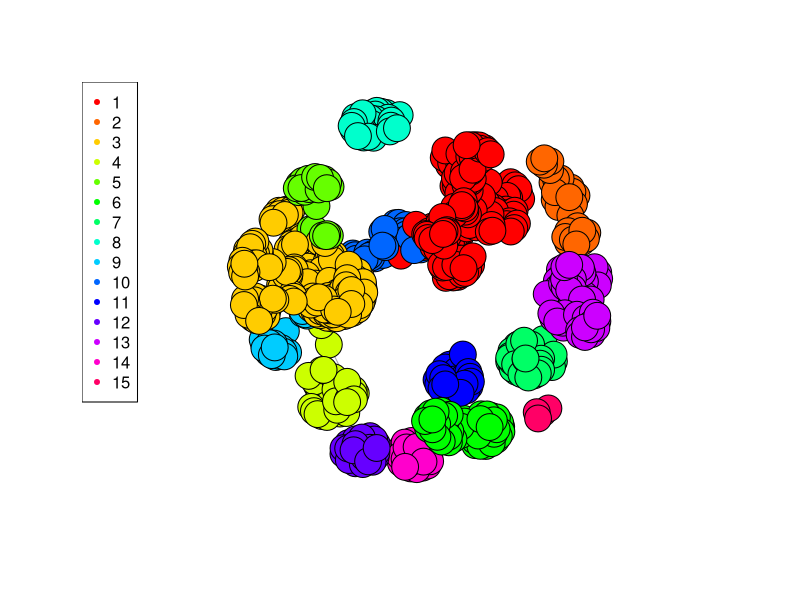

The R source for this figure:
## ---- chunk 1
#install.packages("dplyr")
#install.packages("stringi")
#install.packages("igraph")
library(dplyr)
library(stringi)
library(igraph)
## ---- chunk 2
df <- read.csv(file = 'football_competitions.csv')
head(df)
## ---- chunk 3
str(df)
## ---- chunk 4
max(df$pl_pi - df$pl_w - df$pl_d -df$pl_l)
## ---- chunk 5
min(df$pl_pi)
## ---- chunk 6
comp_variation <- (df %>% group_by(df$competition) %>% summarise(pl_pi = sd(pl_pi)))
comp_variation <- comp_variation[comp_variation$pl_pi > 0,]
comp_variation
df[df$competition %in% comp_variation$'df$competition',c('competition','pl_team','pl_pi')]
## ---- chunk 7
max(df$pl_a - df$pl_f + df$pl_gd)
## ---- chunk 8
stri_match("American MLS League - Western Conference 2020/21", regex="(.*?)[ ]*([^ ]*\\d)$")
stri_match("American MLS League - Western Conference", regex="(.*?)[ ]*-[ ]*(.*)")
## ---- chunk 9
df_clean <- df[,c('pl_w','pl_d','pl_l','pl_f','pl_a','pl_pts')]

intermediate_comp <- stri_match(df$competition, regex="(.*?)[ ]*([^ ]*\\d)$")
intermediate_comp_name <- stri_match(intermediate_comp[,2], regex="(.*?)[ ]+-[ ]+(.*)")
df_clean[is.na(intermediate_comp_name[,1]), 'comp'] <- intermediate_comp[is.na(intermediate_comp_name[,1]),2]
df_clean[is.na(intermediate_comp_name[,1]), 'group'] <- NA
df_clean[!is.na(intermediate_comp_name[,1]), 'comp'] <- intermediate_comp_name[!is.na(intermediate_comp_name[,1]),2]
df_clean[!is.na(intermediate_comp_name[,1]), 'group'] <- intermediate_comp_name[!is.na(intermediate_comp_name[,1]),3]
intermediate_comp_year <- stri_match(intermediate_comp[,3], regex="(.*)/(.*)")
df_clean[is.na(intermediate_comp_year[,1]),'begin'] <- as.integer(intermediate_comp[is.na(intermediate_comp_year[,1]),3])
df_clean[is.na(intermediate_comp_year[,1]),'end'] <- as.integer(intermediate_comp[is.na(intermediate_comp_year[,1]),3])
df_clean[!is.na(intermediate_comp_year[,1]),'begin'] <- as.integer(intermediate_comp_year[!is.na(intermediate_comp_year[,1]),2])
df_clean[!is.na(intermediate_comp_year[,1]),'end'] <- as.integer(paste("20", intermediate_comp_year[!is.na(intermediate_comp_year[,1]),3], sep=""))
df_clean$pl_team <- stri_match(df$pl_team, regex="([^\\*]*)( \\*)?")[,2]
df_clean$pl_team <- stri_match(df_clean$pl_team, regex="(.*[^ ])( )*")[,2]

df_clean$female <- !is.na(stri_match(df_clean$comp, regex="Women"))
df_clean$sub21 <- !is.na(stri_match(df_clean$comp, regex="U(nder)?( )*-( )*?21")[,1])
table(df_clean$female,df_clean$sub21)
## ---- chunk 10
b <- df_clean[,c("comp","pl_team")] %>% distinct()
n <- length(b[,1])
g <- c()
for (i in 1:n ){
g <- c(g, paste( "C:", b[i,"comp"]), paste("T:", b[i,"pl_team"]))
}
graph <- make_graph(g, directed=FALSE)
#V(graph)$type <- V(graph)$name %in% b[,"comp"]
fc <- fastgreedy.community(graph)
df_clean$comp_comm <- membership(fc)[paste("C:",df_clean$comp)]
df_clean$team_comm <- membership(fc)[paste("T:",df_clean$pl_team)]
colors <- rainbow(max(membership(fc)))
table(df_clean$team_comm, df_clean$comp_comm)
bb <- df_clean[,c("pl_team", "team_comm")] %>% distinct()
bbb <- df_clean[,c("comp", "comp_comm")] %>% distinct()
comm <- list()
n <- length(bb[,1])
for (i in 1:n ){
comm[paste("T:",bb[i,"pl_team"])] <- bb[i,"team_comm"]
}
n <- length(bbb[,1])
for (i in 1:n ){
comm[paste("C:",bbb[i,"comp"])] <- bbb[i,"comp_comm"]
}
col <- c()
for (name in V(graph)$name){
  col <- c(col, colors[comm[[name]]])
  
}
plot(graph, vertex.label=NA, vertex.size=15, arrow.width=1,vertex.color=col)
legend('topleft',legend=1:max(membership(fc)), pch=20, col=colors)
## ---- chunk 11
groups(fc)
## ---- chunk 12
sapply(df, function(x) sum(is.na(x)))
## ---- chunk 13
sum(df==0)
## ---- chunk 14
boxplot.stats(df$pl_pi)$out
## ---- chunk 15
boxplot.stats(df$pl_w)$out
## ---- chunk 16
boxplot.stats(df$pl_d)$out
## ---- chunk 17
boxplot.stats(df$pl_l)$out
## ---- chunk 18
boxplot.stats(df$pl_f)$out
## ---- chunk 19
boxplot.stats(df$pl_a)$out
## ---- chunk 20
write.csv(df_clean, 'clean.csv')
